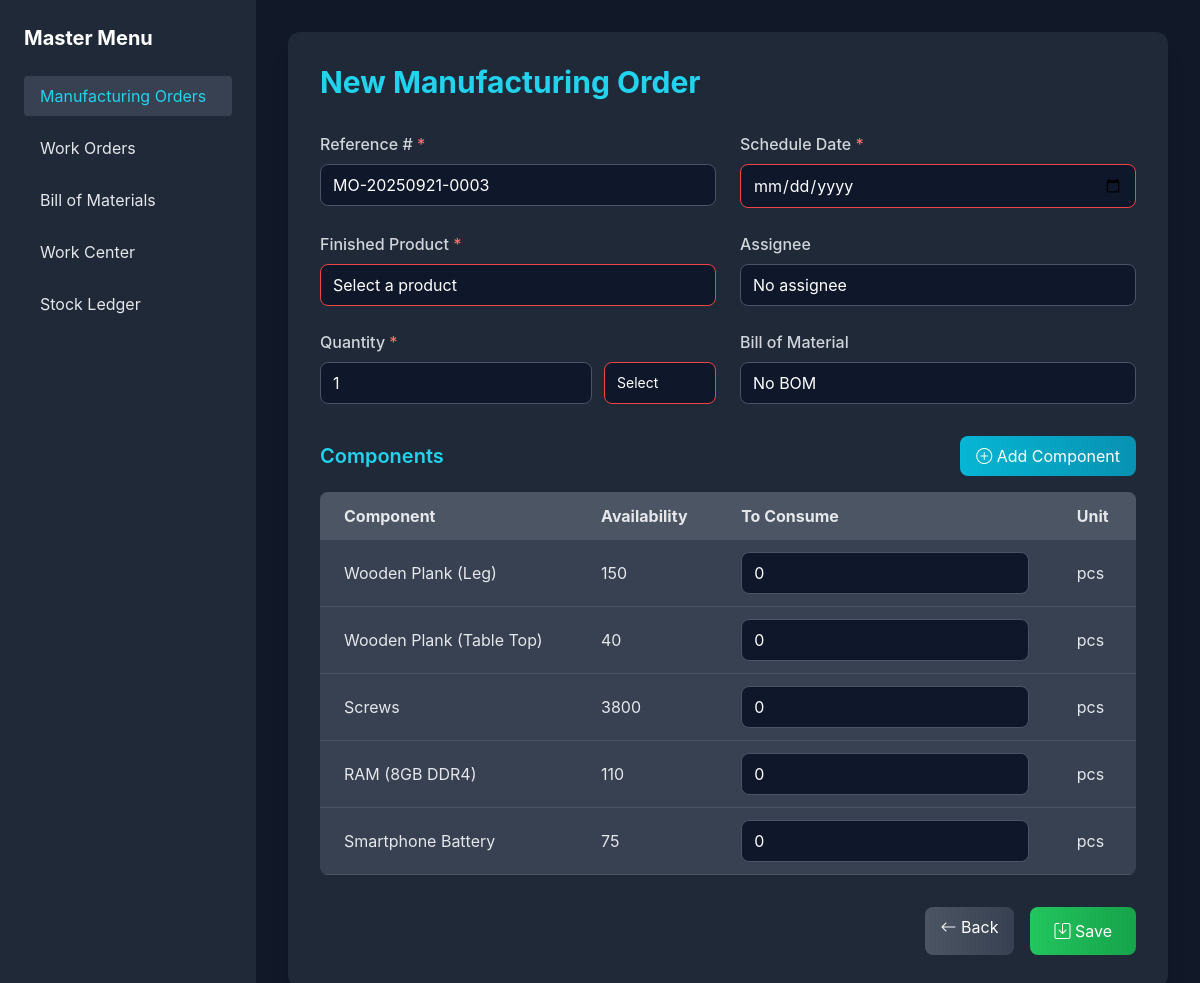
Screenshot of /new_manufacturing/ with the database file from the repository.
### myapp/models.py (models this page shows, shortened)
class Component(models.Model):
    bom = models.ForeignKey(BillOfMaterials, on_delete=models.CASCADE, related_name='components')
    name = models.CharField(max_length=200)
    quantity = models.FloatField(default=1)
    unit = models.CharField(max_length=10, choices=Product.unit_choices)

### myapp/views.py (the view)
# urls.py: path("new_manufacturing/", views.new_manufacturing_order, name="new_manufacturing_order"),
def new_manufacturing_order(request):
    if request.method == 'POST':
        reference = request.POST.get('reference') or generate_reference()
        schedule_date = request.POST.get('schedule_date')
        product_id = request.POST.get('product')
        assignee_id = request.POST.get('assignee')
        assignee = None
        if assignee_id:
            try:
                assignee = User.objects.get(id=assignee_id)
            except User.DoesNotExist:
                messages.error(request, "Selected assignee does not exist.")
                return redirect('new_manufacturing_order')
        quantity = request.POST.get('quantity')
        unit = request.POST.get('unit')
        bom_id = request.POST.get('bom')
        to_consume_list = request.POST.getlist('to_consume[]')
        errors = []
        if not schedule_date:
            errors.append("Schedule Date is required.")
        if not product_id:
            errors.append("Finished Product is required.")
        if not quantity or float(quantity) <= 0:
            errors.append("Quantity must be a positive number.")
        if not unit or unit not in dict(Product.UNIT_CHOICES).keys():
            errors.append("Unit is required and must be valid.")
        if errors:
            for error in errors:
                messages.error(request, error)
            return redirect('new_manufacturing_order')
        try:
            product = get_object_or_404(Product, id=product_id)
            bom = get_object_or_404(BillOfMaterials, id=bom_id) if bom_id else None
            assignee = get_object_or_404(User, id=assignee_id) if assignee_id else None
            quantity = float(quantity)
            if ManufacturingOrder.objects.filter(reference=reference).exists():
                messages.error(request, "Reference already exists.")
                return redirect('new_manufacturing_order')
            manufacturing_order = ManufacturingOrder.objects.create(
                reference=reference,
                schedule_date=schedule_date,
                product=product,
                assignee=assignee if assignee else None,  # ✅ User object now
                quantity=quantity,
                unit=unit,
                bom=bom,
                status='Draft',
                created_at=timezone.now()
            )
            if bom:
                components = Component.objects.filter(bill_of_material=bom)
                for i, component in enumerate(components):
                    to_consume = float(to_consume_list[i]) if i < len(to_consume_list) else 0
                    if to_consume > 0:
                        if to_consume > component.available_quantity:
                            messages.error(
                                request,
                                f"Cannot consume {to_consume} of {component.name}; only {component.available_quantity} available."
                            )
                            manufacturing_order.delete()  # rollback
                            return redirect('new_manufacturing_order')
                        ManufacturingOrderComponent.objects.create(
                            manufacturing_order=manufacturing_order,
                            component=component,
                            to_consume=to_consume
                        )
            messages.success(request, f"Manufacturing Order {manufacturing_order.reference} created successfully!")
            return redirect('work_order_analysis')
        except ValueError as e:
            messages.error(request, f"Invalid quantity or component data: {str(e)}")
            return redirect('new_manufacturing_order')
        except Exception as e:
            messages.error(request, f"An error occurred: {str(e)}")
            return redirect('new_manufacturing_order')
    else:
        products = Product.objects.all()
        users = User.objects.all()
        boms = BillOfMaterials.objects.all()
        components = Component.objects.all()
        context = {
            'products': products,
            'users': users,
            'boms': boms,
            'components': components,
            'units': Product.UNIT_CHOICES,
            'mo': {'reference': generate_reference()},  # auto-generated reference
        }
        return render(request, 'new_manu.html', context)

### myapp/models.py (called while the page is built)
    @property
    def available_quantity(self):
        return self.total_quantity - self.used_quantity

### myapp/views.py (called while the page is built)
def generate_reference():
    today = datetime.date.today().strftime("%Y%m%d")
    count = ManufacturingOrder.objects.filter(reference__startswith=f"MO-{today}").count() + 1
    return f"MO-{today}-{count:04d}"

### templates/new_manu.html (shortened to what this page needs)
<!DOCTYPE html>
<html lang="en">
<head>
    <script src="https://cdn.tailwindcss.com"></script>
    <link href="https://cdn.jsdelivr.net/npm/bootstrap-icons/font/bootstrap-icons.css" rel="stylesheet">
</head>
<body class="bg-gray-900 text-gray-200 min-h-screen flex">
    <aside class="w-64 bg-gray-800 p-6 min-h-screen">
        <h2 class="text-xl font-bold text-white mb-6">Master Menu</h2>
        <nav class="space-y-3">
            <a href="{% url 'work_order_analysis' %}" class="block px-4 py-2 rounded bg-gray-700 text-cyan-400">Manufacturing Orders</a>
            <a href="{% url 'work_products' %}" class="block px-4 py-2 rounded hover:bg-gray-700 hover:text-cyan-400 {% if request.path == '/work_products/' %}bg-gray-700 text-cyan-400{% endif %}">Work Orders</a>
            <a href="{% url 'bills_of_materials' %}" class="block px-4 py-2 rounded hover:bg-gray-700 hover:text-cyan-400 {% if request.path == '/bills_of_materials/' %}bg-gray-700 text-cyan-400{% endif %}">Bill of Materials</a>
            <a href="{% url 'work_center' %}" class="block px-4 py-2 rounded hover:bg-gray-700 hover:text-cyan-400 {% if request.path == '/work_center/' %}bg-gray-700 text-cyan-400{% endif %}">Work Center</a>
            <a href="{% url 'stock_ledger' %}" class="block px-4 py-2 rounded hover:bg-gray-700 hover:text-cyan-400 {% if request.path == '/stock_ledger/' %}bg-gray-700 text-cyan-400{% endif %}">Stock Ledger</a>
        </nav>
    </aside>
    <main class="flex-1 p-4 sm:p-6 lg:p-8">
        <div class="max-w-5xl mx-auto bg-gray-800 rounded-xl shadow-xl p-6 sm:p-8">
            <h1 class="text-3xl font-bold text-cyan-400 mb-8">New Manufacturing Order</h1>
            <form id="orderForm" method="post" action="{% url 'new_manufacturing_order' %}" class="space-y-8">
                <div class="grid grid-cols-1 sm:grid-cols-2 gap-6">
                    <div>
                        <label class="block text-gray-300 font-medium mb-2">Reference # <span class="text-red-400">*</span></label>
                        <input type="text" name="reference" value="{{ request.POST.reference|default:mo.reference|default:'' }}"
                               class="form-control" required>
                    </div>
                    <div>
                        <label class="block text-gray-300 font-medium mb-2">Schedule Date <span class="text-red-400">*</span></label>
                        <input type="date" name="schedule_date" value="{{ request.POST.schedule_date|default:'' }}"
                               class="form-control  text-dark" required>
                    </div>
                    <div>
                        <label class="block text-gray-300 font-medium mb-2">Finished Product <span class="text-red-400">*</span></label>
                        <select name="product" class="form-control" required onchange="fetchProductUnit(this.value)">
                            <option value="" disabled {% if not request.POST.product %}selected{% endif %}>Select a product</option>
                        </select>
                    </div>
                    <div>
                        <label class="block text-gray-300 font-medium mb-2">Assignee</label>
                        <select name="assignee" class="form-control">
                          <option value="" {% if not request.POST.assignee %}selected{% endif %}>No assignee</option>
                        </select>
                    </div>
                    <div>
                        <label class="block text-gray-300 font-medium mb-2">Quantity <span class="text-red-400">*</span></label>
                        <div class="flex space-x-3">
                            <input type="number" name="quantity" value="{{ request.POST.quantity|default:'1' }}" min="1" step="0.01"
                                   class="form-control flex-1" required>
                            <select name="unit" id="unit" class="form-control w-28 text-sm" required>
                              <option value="" disabled selected>Select</option>
                            </select>
                        </div>
                    </div>
                    <div>
                        <label class="block text-gray-300 font-medium mb-2">Bill of Material</label>
                        <select name="bom" class="form-control" onchange="fetchComponents(this.value)">
                            <option value="" {% if not request.POST.bom %}selected{% endif %}>No BOM</option>
                        </select>
                    </div>
                </div>
                <div class="mt-8">
                    <div class="flex justify-between items-center mb-4">
                        <h2 class="text-xl font-semibold text-cyan-400">Components</h2>
                        <button type="button" id="addComponentBtn"
                                class="bg-gradient-to-r from-cyan-500 to-cyan-600 text-white px-4 py-2 rounded-lg hover:from-cyan-600 hover:to-cyan-700 transition duration-200"
                                title="Add a new component">
                            <i class="bi bi-plus-circle"></i> Add Component
                        </button>
                    </div>
                    <div class="overflow-x-auto">
                        <table class="min-w-full bg-gray-700 rounded-lg overflow-hidden">
                            <thead class="bg-gray-600 text-gray-200">
                                <tr>
                                    <th class="px-6 py-3 text-left">Component</th>
                                    <th class="px-6 py-3 text-left">Availability</th>
                                    <th class="px-6 py-3 text-left">To Consume</th>
                                    <th class="px-6 py-3 text-left">Unit</th>
                                </tr>
                            </thead>
                            <tbody id="componentsTable">
                                {% for comp in components %}
                                    <tr class="border-b border-gray-600 hover:bg-gray-600 transition duration-150">
                                        <td class="px-6 py-3">{{ comp.name }}</td>
                                        <td class="px-6 py-3">{{ comp.available_quantity }}</td>
                                        <td class="px-6 py-3">
                                            <input type="number" name="to_consume[]" value="{{ request.POST.to_consume|default:'0' }}" min="0" step="0.01" class="form-control">
                                        </td>
                                        <td class="px-6 py-3">{{ comp.unit }}</td>
                                    </tr>
                                {% empty %}
                                    <tr>
                                        <td colspan="4" class="text-center text-gray-400 py-6">No components found</td>
                                    </tr>
                                {% endfor %}
                            </tbody>
                        </table>
                    </div>
                </div>
                <div class="mt-8 flex justify-end gap-4">
                    <a href="{% url 'work_order_analysis' %}"
                       class="bg-gradient-to-r from-gray-600 to-gray-700 text-white px-4 py-2 rounded-lg hover:from-gray-700 hover:to-gray-800 transition duration-200"
                       title="Back to dashboard">
                        <i class="bi bi-arrow-left"></i> Back
                    </a>
                    <button type="submit" id="submitBtn"
                            class="bg-gradient-to-r from-green-500 to-green-600 text-white px-6 py-3 rounded-lg hover:from-green-600 hover:to-green-700 transition duration-200 disabled:opacity-50 disabled:cursor-not-allowed"
                            title="Save the manufacturing order">
                        <i class="bi bi-save"></i> Save
                    </button>
                </div>
            </form>
        </div>
    </main>
</body>
</html>

### templates/new_manu.html (style rules this page uses)
body { font-family: Inter, sans-serif; }
select { -webkit-appearance: none; -moz-appearance: none; appearance: none; background-repeat: no-repeat; background-position: right 0.75rem center; background-size: 1rem; }
.form-control { background: #0f172a; border: 1px solid #475569; padding: 8px 12px; border-radius: 8px; width: 100%; color: #fff; transition: border-color 0.2s, box-shadow 0.2s; }
.form-control:invalid { border-color: #ef4444; }

### rows the page displays
Component: name "Wooden Plank (Leg)", available_quantity "150", POST.to_consume "0", unit "pcs"
Component: name "Wooden Plank (Table Top)", available_quantity "40", POST.to_consume "0", unit "pcs"
Component: name "Screws", available_quantity "3800", POST.to_consume "0", unit "pcs"
Component: name "RAM (8GB DDR4)", available_quantity "110", POST.to_consume "0", unit "pcs"
Component: name "Smartphone Battery", available_quantity "75", POST.to_consume "0", unit "pcs"
